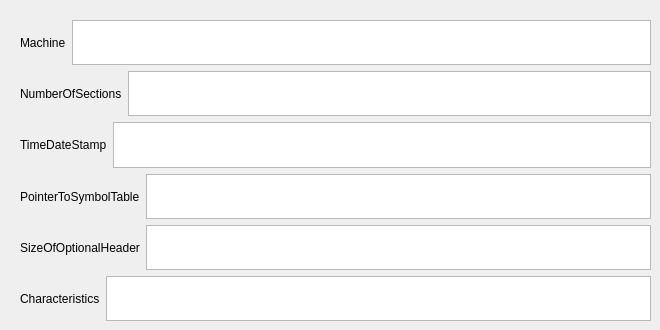
      <widget class="QWidget" name="file">
       <attribute name="title">
        <string>文件头</string>
       </attribute>
       <widget class="QWidget" name="verticalLayoutWidget_8">
        <property name="geometry">
         <rect>
          <x>20</x>
          <y>20</y>
          <width>631</width>
          <height>301</height>
         </rect>
        </property>
        <layout class="QVBoxLayout" name="verticalLayout_8">
         <item>
          <layout class="QHBoxLayout" name="horizontalLayout_62">
           <item>
            <widget class="QLabel" name="label_65">
             <property name="minimumSize">
              <size>
               <width>0</width>
               <height>30</height>
              </size>
             </property>
             <property name="maximumSize">
              <size>
               <width>16777215</width>
               <height>50</height>
              </size>
             </property>
             <property name="text">
              <string>Machine</string>
             </property>
            </widget>
           </item>
           <item>
            <widget class="QTextBrowser" name="textBrowser_40">
             <property name="minimumSize">
              <size>
               <width>0</width>
               <height>30</height>
              </size>
             </property>
             <property name="maximumSize">
              <size>
               <width>16777215</width>
               <height>50</height>
              </size>
             </property>
            </widget>
           </item>
          </layout>
         </item>
         <item>
          <layout class="QHBoxLayout" name="horizontalLayout_63">
           <item>
            <widget class="QLabel" name="label_68">
             <property name="minimumSize">
              <size>
               <width>0</width>
               <height>30</height>
              </size>
             </property>
             <property name="maximumSize">
              <size>
               <width>16777215</width>
               <height>50</height>
              </size>
             </property>
             <property name="text">
              <string>NumberOfSections</string>
             </property>
            </widget>
           </item>
           <item>
            <widget class="QTextBrowser" name="textBrowser_41">
             <property name="minimumSize">
              <size>
               <width>0</width>
               <height>30</height>
              </size>
             </property>
             <property name="maximumSize">
              <size>
               <width>16777215</width>
               <height>50</height>
              </size>
             </property>
            </widget>
           </item>
          </layout>
         </item>
         <item>
          <layout class="QHBoxLayout" name="horizontalLayout_64">
           <item>
            <widget class="QLabel" name="label_71">
             <property name="minimumSize">
              <size>
               <width>0</width>
               <height>30</height>
              </size>
             </property>
             <property name="maximumSize">
              <size>
               <width>16777215</width>
               <height>50</height>
              </size>
             </property>
             <property name="text">
              <string>TimeDateStamp</string>
             </property>
            </widget>
           </item>
           <item>
            <widget class="QTextBrowser" name="textBrowser_44">
             <property name="minimumSize">
              <size>
               <width>0</width>
               <height>30</height>
              </size>
             </property>
             <property name="maximumSize">
              <size>
               <width>16777215</width>
               <height>50</height>
              </size>
             </property>
            </widget>
           </item>
          </layout>
         </item>
         <item>
          <layout class="QHBoxLayout" name="horizontalLayout_65">
           <item>
            <widget class="QLabel" name="label_70">
             <property name="minimumSize">
              <size>
               <width>0</width>
               <height>30</height>
              </size>
             </property>
             <property name="maximumSize">
              <size>
               <width>16777215</width>
               <height>50</height>
              </size>
             </property>
             <property name="text">
              <string>PointerToSymbolTable</string>
             </property>
            </widget>
           </item>
           <item>
            <widget class="QTextBrowser" name="textBrowser_42">
             <property name="minimumSize">
              <size>
               <width>0</width>
               <height>30</height>
              </size>
             </property>
             <property name="maximumSize">
              <size>
               <width>16777215</width>
               <height>50</height>
              </size>
             </property>
            </widget>
           </item>
          </layout>
         </item>
         <item>
          <layout class="QHBoxLayout" name="horizontalLayout_66">
           <item>
            <widget class="QLabel" name="label_72">
             <property name="minimumSize">
              <size>
               <width>0</width>
               <height>30</height>
              </size>
             </property>
             <property name="maximumSize">
              <size>
               <width>16777215</width>
               <height>50</height>
              </size>
             </property>
             <property name="text">
              <string>SizeOfOptionalHeader</string>
             </property>
            </widget>
           </item>
           <item>
            <widget class="QTextBrowser" name="textBrowser_43">
             <property name="minimumSize">
              <size>
               <width>0</width>
               <height>30</height>
              </size>
             </property>
             <property name="maximumSize">
              <size>
               <width>16777215</width>
               <height>50</height>
              </size>
             </property>
            </widget>
           </item>
          </layout>
         </item>
         <item>
          <layout class="QHBoxLayout" name="horizontalLayout_67">
           <item>
            <widget class="QLabel" name="label_67">
             <property name="minimumSize">
              <size>
               <width>0</width>
               <height>30</height>
              </size>
             </property>
             <property name="maximumSize">
              <size>
               <width>16777215</width>
               <height>50</height>
              </size>
             </property>
             <property name="text">
              <string>Characteristics</string>
             </property>
            </widget>
           </item>
           <item>
            <widget class="QTextBrowser" name="textBrowser_38">
             <property name="minimumSize">
              <size>
               <width>0</width>
               <height>30</height>
              </size>
             </property>
             <property name="maximumSize">
              <size>
               <width>16777215</width>
               <height>50</height>
              </size>
             </property>
            </widget>
           </item>
          </layout>
         </item>
        </layout>
       </widget>
      </widget>
